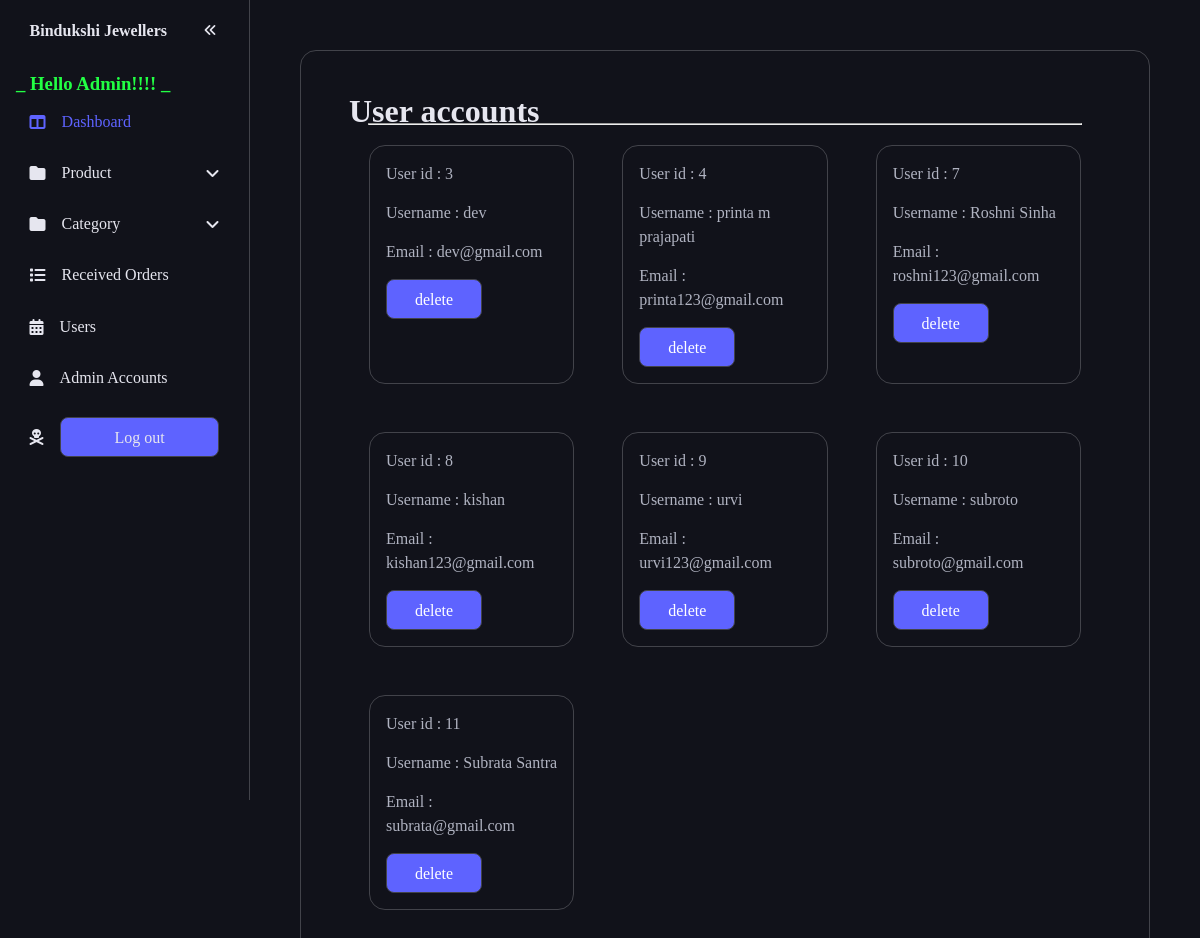
Screenshot of /admin/user_accounts.php (signed in) with the database file from the repository.
### tables this page shows
CREATE TABLE `users` (
  `id` int(100) NOT NULL,
  `name` varchar(20) NOT NULL,
  `email` varchar(50) NOT NULL,
  `password` varchar(50) NOT NULL
);

### admin/user_accounts.php (the view, shortened to what this page needs)
<?php
include '../includes/connect.php';
?>
<!DOCTYPE html>
<html lang="en">
<head>
    <link rel="stylesheet" href="../css/admin_style.css">
</head>
<body>
    <?php include('../includes/admin_sidebar.php') ?>
    <main>
        <div class="container ">
            <h1 class="heading">User accounts</h1>
            <hr>
            <div class="box-container  product-container">
                <?php
                $select_accounts = $conn->prepare("SELECT * FROM `users`");
                $select_accounts->execute();
                if ($select_accounts->rowCount() > 0) {
                    while ($fetch_accounts = $select_accounts->fetch(PDO::FETCH_ASSOC)) {
                ?>
                        <div class="box admin-container">
                            <p> User id : <span><?= $fetch_accounts['id']; ?></span> </p>
                            <p> Username : <span><?= $fetch_accounts['name']; ?></span> </p>
                            <p> Email : <span><?= $fetch_accounts['email']; ?></span> </p>
                            <a href="user_accounts.php?delete=<?= $fetch_accounts['id']; ?>" onclick="return confirm('delete this account? the user related information will also be delete!')" class="delete-btn btn">delete</a>
                        </div>
                <?php
                    }
                } else {
                    echo '<p class="empty">no accounts available!</p>';
                }
                ?>
            </div>
        </div>
    </main>
</body>
</html>

### css/admin_style.css (style rules this page uses)
:root { --black: #2b2b2b; --dark-gray: #b3b3b3; --light-gray: #d4d4d4; --white: #ffffff; --box-shadow: rgba(116, 116, 162, 0.25) 0px 13px 27px -5px, rgba(0, 0, 0, 0.3) 0px 8px 16px -8px; --base-clr: #11121a; --line-clr: #42434a; --hover-clr: #222533; --text-clr: #e6e6ef; --accent-clr: #5e63ff; --secondary-text-clr: #b0b3c1; }
* { margin: 0; padding: 0; box-sizing: border-box; }
hr { width: 95%; margin: 0 auto; }
.product-container { display: grid; grid-template-columns: repeat(auto-fill, minmax(15rem, 1fr)); gap: 0.5rem; }
.btn { width: 6rem; height: 2.5rem; padding: 0.5rem; border: 1px solid var(--line-clr); border-radius: 0.5rem; background-color: var(--accent-clr); text-align: center; transition: all ease 0.2s; display: block; }

### rows the page displays
users: id "3", name "dev", email "dev@gmail.com"
users: id "4", name "printa m prajapati", email "printa123@gmail.com"
users: id "7", name "Roshni Sinha", email "roshni123@gmail.com"
users: id "8", name "kishan", email "kishan123@gmail.com"
users: id "9", name "urvi", email "urvi123@gmail.com"
users: id "10", name "subroto", email "subroto@gmail.com"
users: id "11", name "Subrata Santra", email "subrata@gmail.com"

### other values shown
$_SESSION["admin_name"] "Admin"
